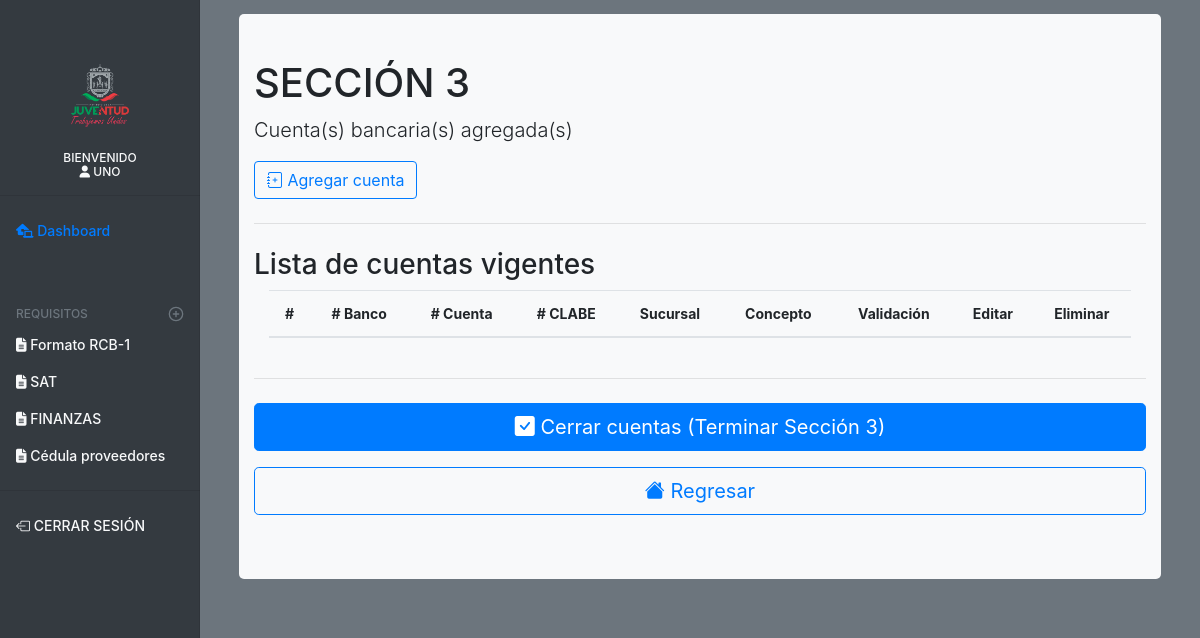
Page /dashboard/seccion3_grid.php (signed in) on the earlier database version.
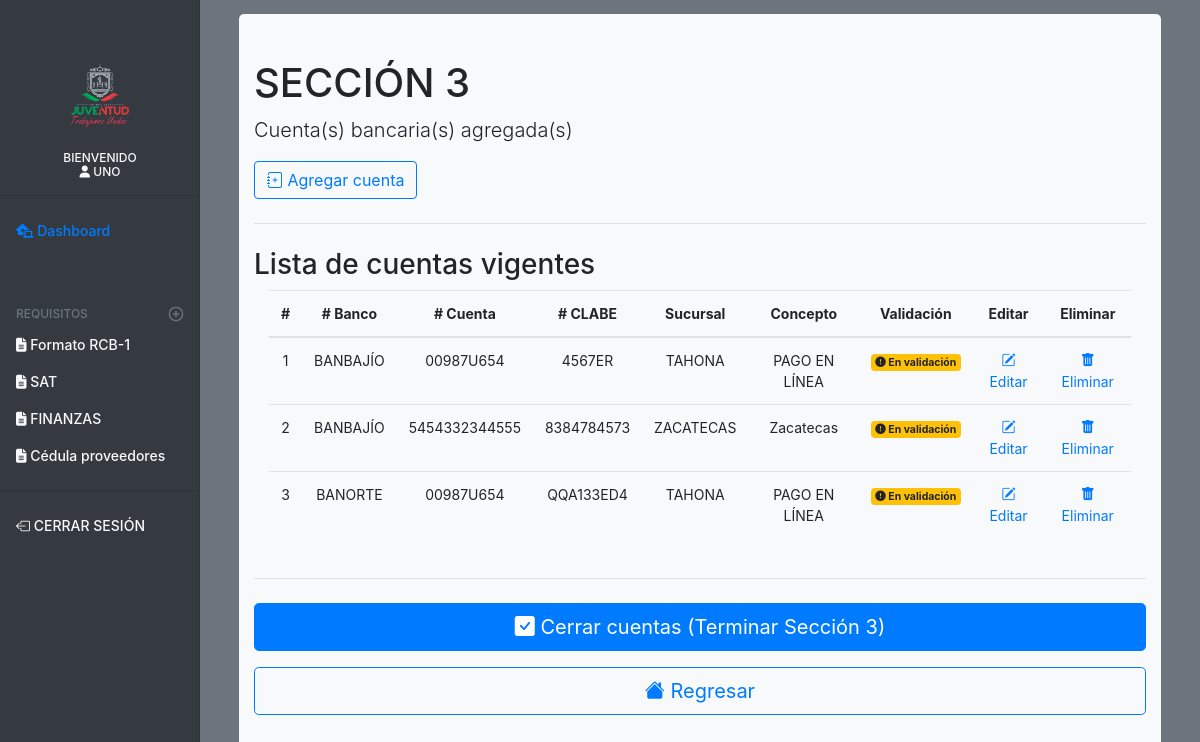
Same page on the later database version.
### tables this page shows
CREATE TABLE `banco` (
  `id` int(11) NOT NULL,
  `banco` varchar(100) NOT NULL,
  `no_cuenta` varchar(100) NOT NULL,
  `no_clabe` varchar(100) NOT NULL,
  `sucursal` varchar(100) NOT NULL,
  `concepto` varchar(200) NOT NULL,
  `id_ext` int(11) NOT NULL,
  `validacion` int(11) NOT NULL
);

### dashboard/seccion3_grid.php (the view, shortened to what this page needs)
<?php
include('prcd/conn.php');
    $id = $_SESSION['id'];
    $nombre = $_SESSION['nombre'];
?>
<!doctype html>
<html lang="es">
  <head>
    <link rel="stylesheet" href="https://cdn.jsdelivr.net/npm/bootstrap-icons@1.3.0/font/bootstrap-icons.css">
    <link href="css/bootstrap.css" rel="stylesheet">
    <link href="css/form-validation.css" rel="stylesheet">
    <link href="css/dashboard.css" rel="stylesheet">
  </head>
  <body class="bg-secondary">
<div class="container-fluid">
  <div class="row">
    <nav id="sidebarMenu" class="col-md-3 col-lg-2 d-md-block bg-dark sidebar collapse">
      <div class="sidebar-sticky pt-3">
        <ul class="navbar-nav px-3 text-center">
            <li class="align-middle">
                   <img src="../img/logo.png" width="35%" class="" alt="" loading="lazy">
            </li>
        </ul>
        <h6 class="sidebar-heading d-flex justify-content-center text-center align-items-center px-3 mt-4 mb-1 text-muted text-light">
          <span class="text-light">
          bienvenido<br><i class="fas fa-user"></i>
            <?php
              echo utf8_encode($nombre);
            ?>
          </span>
        </h6>
          <hr>
        <ul class="nav flex-column">
           <li class="nav-item">
            <a class="nav-link active" href="dashboard.php">
              <i class="fas fa-laptop-house"></i>
              Dashboard <span class="sr-only">(current)</span>
            </a>
          </li>
          <h6 class="sidebar-heading d-flex justify-content-between align-items-center px-3 mt-4 mb-1 text-muted">
            <span>Requisitos</span>
            <a class="d-flex align-items-center text-muted" href="dashboard.php" aria-label="Add a new report">
              <span data-feather="plus-circle"></span>
            </a>
          </h6>
          <li class="nav-item">
            <a class="nav-link text-light" href="#">
              <i class="fas fa-file-alt"></i> Formato RCB-1
            </a>
          </li>
          <li class="nav-item">
            <a class="nav-link text-light" href="#">
              <i class="fas fa-file-alt"></i> SAT
            </a>
          </li>
          <li class="nav-item">
            <a class="nav-link text-light" href="#">
              <i class="fas fa-file-alt"></i> FINANZAS
            </a>
          </li>
          <li class="nav-item">
            <a class="nav-link text-light" href="#">
              <i class="fas fa-file-alt"></i> Cédula proveedores
            </a>
          </li>
          <li class="nav-item">
            <hr style="color: dimgrey;">
            <a class="nav-link text-light" href="prcd/sort.php"><i class="bi bi-box-arrow-left"></i> CERRAR SESIÓN</a>
          </li>
        </ul>
    </nav>
    <main role="main" class="col-md-9 ml-sm-auto col-lg-10 px-md-4 bg-secondary" style="background-color:#eaeef4; height:100%;">
      <div class="d-flex justify-content-between flex-wrap flex-md-nowrap align-items-center pt-3 mb-3 ">
      </div>
    <div class="container-fluid ">
            <div class="jumbotron jumbotron-fluid " style="background-color:#f8f9fa; width:100%;border-radius:5px;  margin-top:25px; padding-top:45px;">
        <div class="container-fluid">
          <h1 class="h1">SECCIÓN 3</h1>
          <p class="lead">Cuenta(s) bancaria(s) agregada(s)</p>
          <a href="seccion3.php" class="btn btn-outline-primary"><i class="bi bi-journal-plus"></i> Agregar cuenta</a>
          <hr class="my-4">
        <div class="row">
        <div class="col-md-12">
          <div class="box">
            <div class="box-header">
              <h3 class="box-title">Lista de cuentas vigentes</h3>
            </div>
          <div class="container-fluid">
            <div class="box-body table-responsive no-padding">
              <table class="table table-hover">
              <thead class="text-center">
                    <tr>
                    <th scope="col">#</th>
                    <th scope="col"># Banco</th>
                    <th scope="col"># Cuenta</th>
                    <th scope="col"># CLABE</th>
                    <th scope="col">Sucursal</th>
                    <th scope="col">Concepto</th>
                    <th scope="col">Validación</th>
                    <th scope="col">Editar</th>
                    <th scope="col">Eliminar</th>
                    </tr>
                </thead>
                <?php
                $tabla="SELECT * FROM banco WHERE id_ext = '$id' ORDER BY id ASC";
                $resultadotabla = $conn->query($tabla);
                $numero=0;
            while($row = $resultadotabla->fetch_assoc()){
                $numero++;
                echo '<tr>';
                    echo '<td><center>'.$numero.'</center></td>';
                    echo '<td><center>'.$row['banco'].'</center></td>';
                    echo '<td><center>'.$row['no_cuenta'].'</center></td>';
                    echo '<td><center>'.$row['no_clabe'].'</center></td>';
                    echo '<td><center>'.$row['sucursal'].'</center></td>';
                    echo '<td><center>'.$row['concepto'].'</center></td>';
                    if($row['validacion']==0){
                      echo '<td><center><span class="badge badge-warning text-center"><i class="bi bi-exclamation-circle-fill"></i> En validación</span></center></td>';
                    }
                    elseif($row['validacion']==1){
                      echo '<td><center><span class="badge badge-primary text-center"><i class="bi bi-check-square-fill"></i> Validado</span></center></td>';
                    }
                    elseif($row['validacion']==2){
                      echo '<td><center><span class="badge badge-danger text-center"><i class="bi bi-x-circle-fill"></i> No Validado</span></center></td>';
                    }
                    echo '<td><a href="#"><center><i class="bi bi-pencil-square"></i> Editar</center></a></td>';
                    echo '<td><center><a href="#"><i class="bi bi-trash-fill"></i> Eliminar</a></center></td>';
                echo '</tr>';
            }
            ?>
                </table>
          </div>
        </div>
      </div>
              </div>
        </div>
        <hr class="my-4">
        <p><button class="btn btn-primary btn-lg btn-block" type="button" data-bs-toggle="modal" data-bs-target="#exampleModal"><i class="bi bi-check-square-fill"></i> Cerrar cuentas (Terminar Sección 3)</button></p>
                  <a type="button" class="btn btn-outline-primary btn-lg btn-block" href="dashboard.php"><i class="bi bi-house-fill"></i> Regresar</a>
          </div>
        </div>
      </div>
      </div>
      </div>
        <script src="css/dashboard.js"></script></body>
</html>

### dashboard/css/dashboard.css (style rules this page uses)
body { font-size: .875rem; background-color:#eaeef4; }
.feather { width: 16px; height: 16px; vertical-align: text-bottom; }
.sidebar { position: fixed; top: 0; bottom: 0; left: 0; z-index: 100; padding: 48px 0 0; box-shadow: inset -1px 0 0 rgba(0, 0, 0, .1); }
.sidebar-sticky { position: relative; top: 0; height: calc(100vh - 48px); padding-top: .5rem; overflow-x: hidden; overflow-y: auto; }
.sidebar .nav-link { font-weight: 500; color: #333; }
.sidebar .nav-link.active { color: #007bff; }
.sidebar-heading { font-size: .75rem; text-transform: uppercase; }

Differences in the rows shown:
added banco: banco "BANBAJÍO", no_cuenta "00987U654", no_clabe "4567ER", sucursal "TAHONA", concepto "PAGO EN LÍNEA", validacion 0 (drawn)
added banco: banco "BANBAJÍO", no_cuenta "5454332344555", no_clabe "8384784573", sucursal "ZACATECAS", concepto "Zacatecas", validacion 0 (drawn)
added banco: banco "BANORTE", no_cuenta "00987U654", no_clabe "QQA133ED4", sucursal "TAHONA", concepto "PAGO EN LÍNEA", validacion 0 (drawn)
